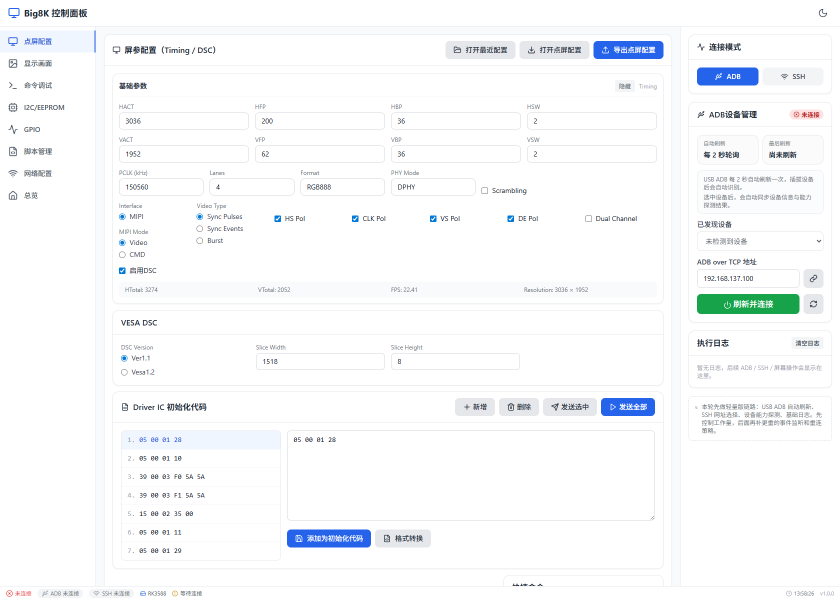
#> input picture mipi-layout.png, 1680 x 1200 px (shown at 1/2 size)
$ python fb_image_display.py ../mipi-layout.png
#> lines starting #> are read from the running program, lines starting #| are printed output that depends on the picture
#!/usr/bin/env python3
# -*- coding: utf-8 -*-

import sys
from pathlib import Path

import numpy as np
from PIL import Image, ImageDraw, ImageFont

FB_PATH = "/dev/fb0"
FONT_PATHS = [
    "/usr/share/fonts/opentype/noto/NotoSerifCJK-Bold.ttc",
    "/usr/share/fonts/truetype/dejavu/DejaVuSans-Bold.ttf",
]


def get_framebuffer_size():
    """从 fb0 获取实际分辨率"""
    try:
        with open("/sys/class/graphics/fb0/virtual_size", "r") as f:
            content = f.read().strip()
            if "," in content:
                w, h = content.split(",")
                return int(w), int(h)
    except Exception:
        pass
    return 3036, 1952


WIDTH, HEIGHT = get_framebuffer_size()


def load_font(size: int):
    for path in FONT_PATHS:
        if Path(path).exists():
            return ImageFont.truetype(path, size)
    return ImageFont.load_default()


def to_bgra_bytes(img: Image.Image) -> bytes:
    arr = np.array(img.convert("RGBA"), dtype=np.uint8)
    bgra = np.empty_like(arr)
    bgra[:, :, 0] = arr[:, :, 2]
    bgra[:, :, 1] = arr[:, :, 1]
    bgra[:, :, 2] = arr[:, :, 0]
    bgra[:, :, 3] = arr[:, :, 3]
    return bgra.tobytes()


def main():
    if len(sys.argv) < 2:
        raise SystemExit("usage: fb_image_display.py <image_path>")

    image_path = sys.argv[1]
    img = Image.open(image_path).convert("RGBA")
    img.thumbnail((WIDTH, HEIGHT), Image.Resampling.LANCZOS)

    canvas = Image.new("RGBA", (WIDTH, HEIGHT), (0, 0, 0, 255))
    x = (WIDTH - img.width) // 2
#> x = 678
    y = (HEIGHT - img.height) // 2
#> y = 376
    canvas.alpha_composite(img, (x, y))
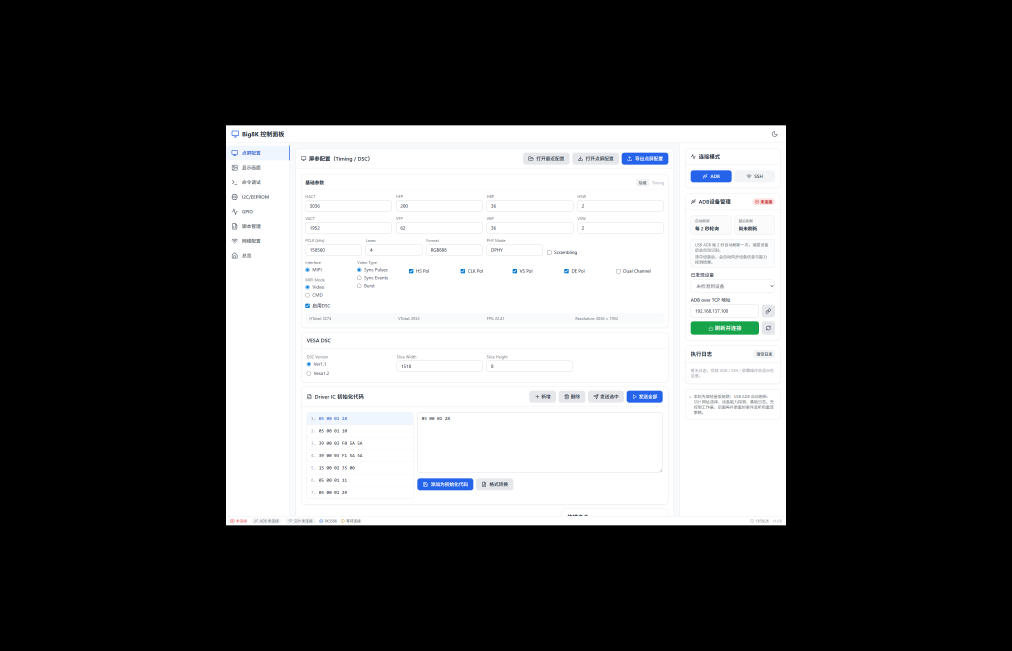
#> canvas: PIL image 3036x1952 RGBA (shown at 1/3 size); mean R, G, B, A 84.4, 84.9, 85.3, 255

    draw = ImageDraw.Draw(canvas)
    draw.rounded_rectangle((40, 40, WIDTH - 40, HEIGHT - 40), radius=36, outline=(255, 255, 255, 120), width=4)
    label_font = load_font(60)
    label = f"Image: {Path(image_path).name}"
    draw.rounded_rectangle((80, HEIGHT - 150, 900, HEIGHT - 70), radius=24, fill=(0, 0, 0, 140))
    draw.text((110, HEIGHT - 135), label, font=label_font, fill=(255, 255, 255, 255))

    with open(FB_PATH, "wb") as fb:
        fb.write(to_bgra_bytes(canvas))
#> in to_bgra_bytes, `arr = np.array(img.convert("RGBA"), dtype=np.uint8)`:
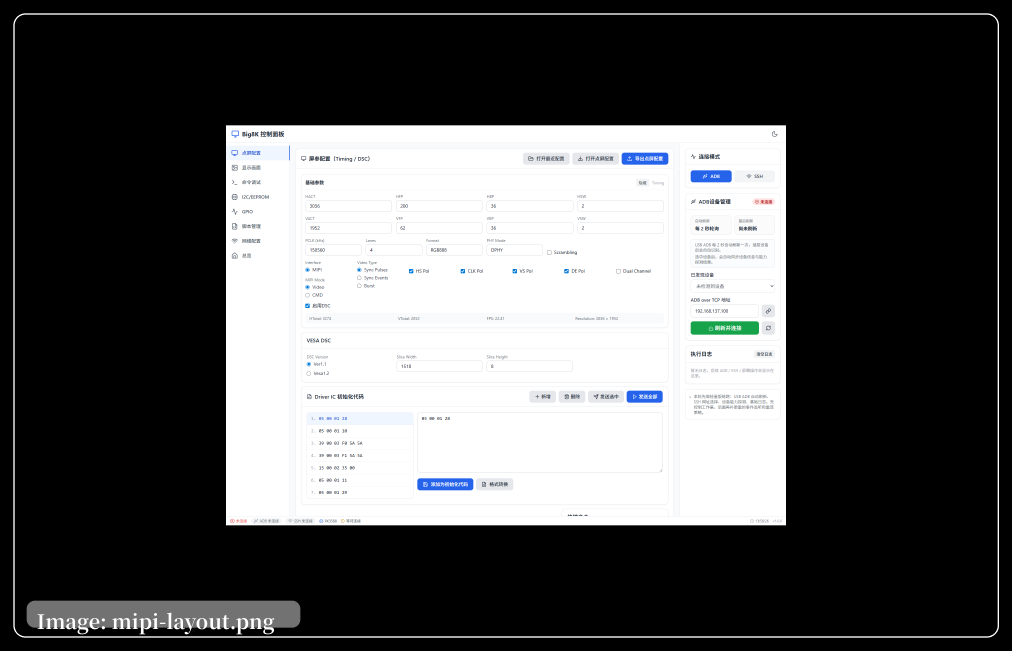
#> arr: shape (1952, 3036, 4) (shown at 1/3 size); mean R, G, B, A 86.5, 87, 87.4, 253; transparent parts drawn white
#> in to_bgra_bytes, `bgra[:, :, 0] = arr[:, :, 2]`:
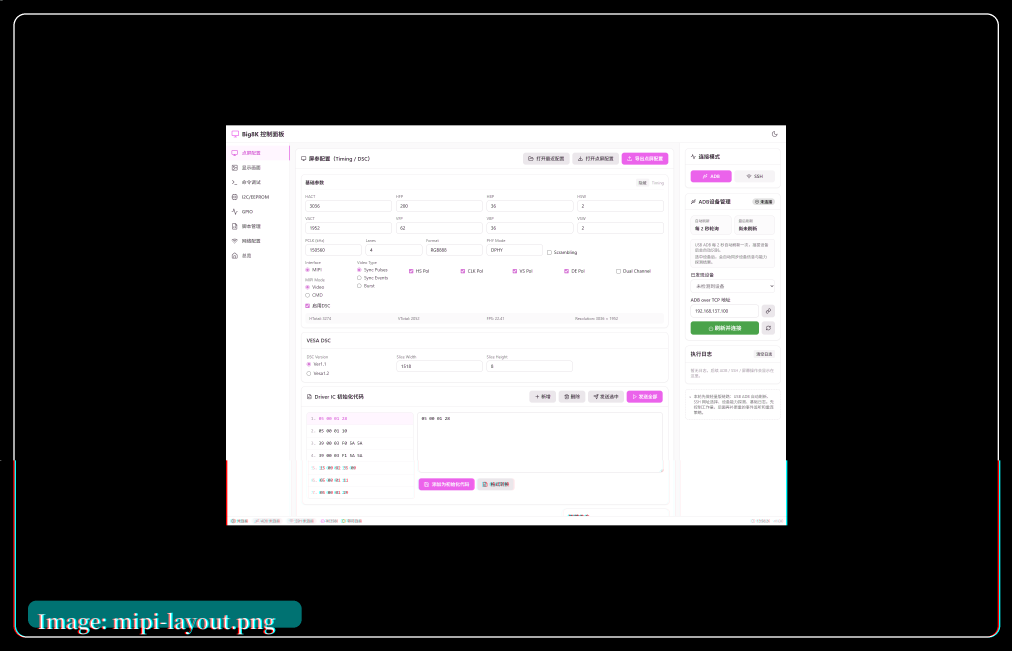
#> bgra: shape (1952, 3036, 4) (shown at 1/3 size); mean R, G, B, A 87.4, 88.1, 88.5, 255; transparent parts drawn white
    print("IMAGE_OK")


if __name__ == "__main__":
    main()
